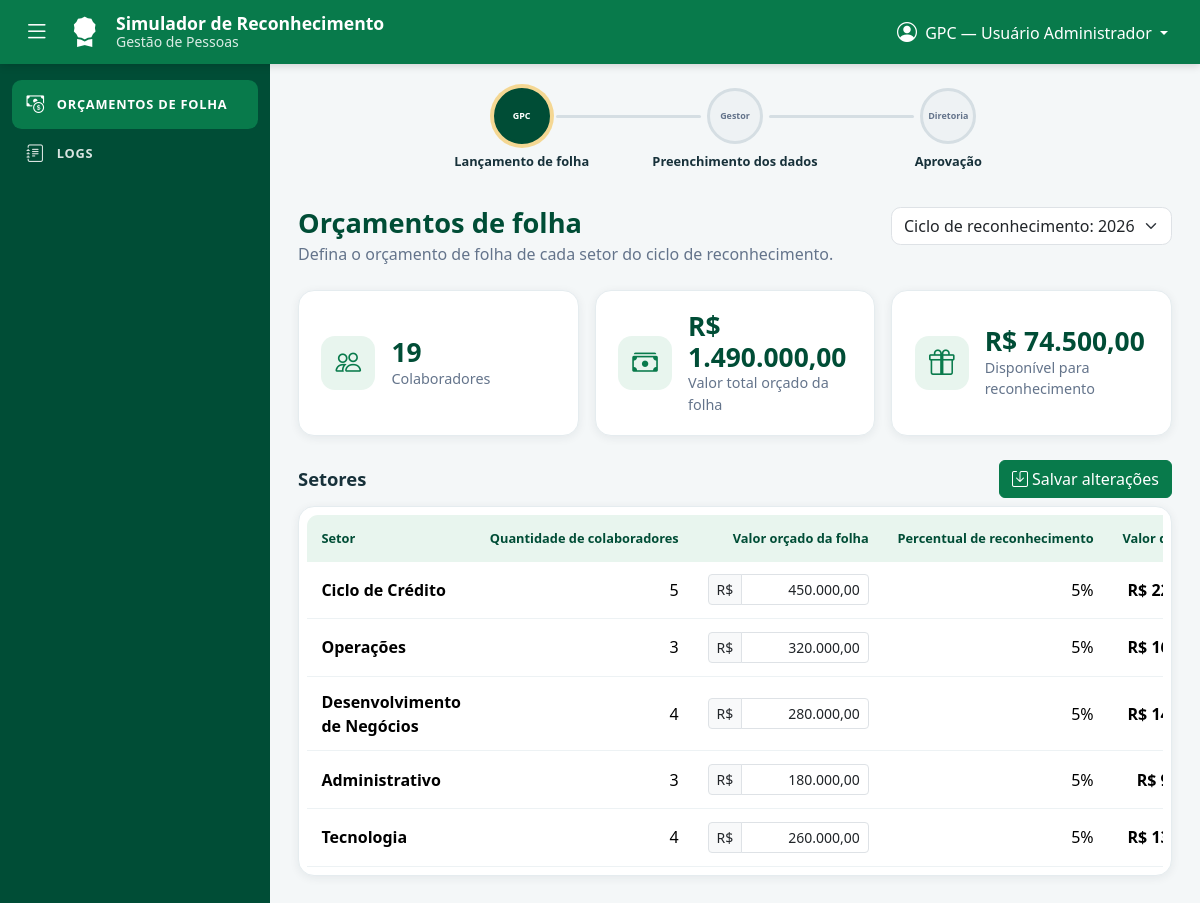
The page /orcamentos on the database its author committed.
### tables this page shows
CREATE TABLE setores (
    id          INTEGER PRIMARY KEY,
    nome        TEXT NOT NULL UNIQUE,
    gerente     TEXT NOT NULL,
    email       TEXT NOT NULL,
    orcamento   REAL NOT NULL CHECK (orcamento >= 0),
    percentual  REAL NOT NULL CHECK (percentual >= 0 AND percentual <= 1),
    status      TEXT NOT NULL DEFAULT 'nao_iniciado'
);

### app.py (the view)
@app.route("/orcamentos")
@exige("gpc")
def orcamentos():
    return render_template("home.html", setores=db.listar_setores(), totais=db.totais(),
                           timeline=linha_do_tempo("gpc"))

### app.py (called while the page is built, shortened)
def brl(v):
    if v is None:
        return "—"
    s = f"{v:,.2f}".replace(",", "X").replace(".", ",").replace("X", ".")
    return f"R$ {s}"

def num_br(v):
    if v is None:
        return ""
    return f"{v:,.2f}".replace(",", "X").replace(".", ",").replace("X", ".")

def pct_num(v):
    if v is None:
        return ""
    n = round(v * 100, 2)
    return str(int(n)) if n == int(n) else f"{n:.2f}".rstrip("0").replace(".", ",")

def pct(v):
    return f"{pct_num(v)}%" if v is not None else "—"

@app.context_processor
def contexto_global():
    ativo = request.view_args.get("setor_id") if request.endpoint == "setor" else None
    perfil = perfil_atual()
    return {"setores_menu": db.listar_setores_menu(), "setor_ativo_id": ativo,
            "STATUS": db.STATUS, "CICLO": db.CICLO,
            "perfil": perfil, "PERFIS": PERFIS, "perfil_label": PERFIS[perfil]}

def perfil_atual():
    p = session.get("perfil", "gpc")
    return p if p in PERFIS else "gpc"

def exige(perfil_necessario):
    def deco(f):
        @wraps(f)
        def wrapper(*args, **kwargs):
            return f(*args, **kwargs)
        return wrapper
    return deco

def linha_do_tempo(etapa):
    atual = {"gpc": 0, "gestor": 1, "diretoria": 2}[etapa]
    return [{"nome": n, "descricao": d,
             "estado": "done" if i < atual else ("current" if i == atual else "pending")}
            for i, (n, d) in enumerate(PASSOS_TIMELINE)]

### database.py (called while the page is built)
def get_conn():
    os.makedirs(DATA_DIR, exist_ok=True)
    conn = sqlite3.connect(DB_PATH)
    conn.row_factory = sqlite3.Row
    conn.execute("PRAGMA foreign_keys = ON")
    return conn

def _setor_dict(row):
    d = dict(row)
    d["disponivel"] = round(d["orcamento"] * d["percentual"], 2)
    d["status_label"] = STATUS.get(d["status"], d["status"])
    return d

def listar_setores_menu():
    with get_conn() as conn:
        return [dict(r) for r in conn.execute("SELECT id, nome FROM setores ORDER BY id")]

def listar_setores():
    with get_conn() as conn:
        rows = conn.execute(
            "SELECT s.*, "
            "(SELECT COUNT(*) FROM colaboradores c WHERE c.setor_id = s.id) AS qtd_colaboradores, "
            "(SELECT COALESCE(SUM(c.salario), 0) FROM colaboradores c WHERE c.setor_id = s.id) AS folha_salarial "
            "FROM setores s ORDER BY s.id"
        ).fetchall()
    return [_setor_dict(r) for r in rows]

### templates/home.html (shortened to what this page needs)
{% extends "base.html" %}
{% block content %}
<div class="page-head">
  <div>
    <h1>Orçamentos de folha</h1>
    <p class="text-muted-2">Defina o orçamento de folha de cada setor do ciclo de reconhecimento.</p>
  </div>
  <div>
    <select class="form-select cycle-select" aria-label="Ciclo de reconhecimento">
      <option selected>Ciclo de reconhecimento: {{ CICLO }}</option>
    </select>
  </div>
</div>
<div class="row g-3 mb-4">
  <div class="col-12 col-md-4">
    <div class="kpi-card">
      <div class="kpi-icon"><i class="bi bi-people"></i></div>
      <div><div class="kpi-value" id="kpiColab">{{ totais.colaboradores }}</div><div class="kpi-label">Colaboradores</div></div>
    </div>
  </div>
  <div class="col-12 col-md-4">
    <div class="kpi-card">
      <div class="kpi-icon"><i class="bi bi-cash-stack"></i></div>
      <div><div class="kpi-value" id="kpiFolha">{{ totais.folha|brl }}</div><div class="kpi-label">Valor total orçado da folha</div></div>
    </div>
  </div>
  <div class="col-12 col-md-4">
    <div class="kpi-card">
      <div class="kpi-icon"><i class="bi bi-gift"></i></div>
      <div><div class="kpi-value" id="kpiDisp">{{ totais.disponivel|brl }}</div><div class="kpi-label">Disponível para reconhecimento</div></div>
    </div>
  </div>
</div>
<div class="d-flex flex-wrap justify-content-between align-items-center gap-2 mb-2">
  <h2 class="section-title mb-0">Setores</h2>
  <button class="btn btn-sicredi" id="btnSalvarHome" type="button"><i class="bi bi-save me-1"></i>Salvar alterações</button>
</div>
<form id="formHome" novalidate autocomplete="off" data-url="{{ url_for('api_home_parametros') }}">
<div class="card-box">
  <div class="table-responsive">
    <table class="table align-middle mb-0 tabela" style="min-width: 860px">
      <thead>
        <tr>
          <th>Setor</th>
          <th class="text-end">Quantidade de colaboradores</th>
          <th class="text-end">Valor orçado da folha</th>
          <th class="text-end">Percentual de reconhecimento</th>
          <th class="text-end">Valor disponível</th>
        </tr>
      </thead>
      <tbody>
        {% for s in setores %}
        <tr data-setor-id="{{ s.id }}">
          <td class="fw-semibold">{{ s.nome }}</td>
          <td class="text-end">{{ s.qtd_colaboradores }}</td>
          <td style="min-width:190px">
            <div class="input-group input-group-sm">
              <span class="input-group-text">R$</span>
              <input type="text" inputmode="decimal" class="form-control text-end" data-key="orcamento-{{ s.id }}"
                     value="{{ s.orcamento|num_br }}" aria-label="Valor orçado da folha de {{ s.nome }}">
            </div>
          </td>
          <td class="text-end">{{ s.percentual|pct }}</td>
          <td class="text-end fw-semibold" id="disp-{{ s.id }}">{{ s.disponivel|brl }}</td>
        </tr>
        {% endfor %}
      </tbody>
    </table>
  </div>
</div>
</form>
{% endblock %}

### static/css/style.css (style rules this page uses)
:root { --verde-escuro: #004D36; --verde: #087A4B; --verde-claro: #E8F5EE; --fundo: #F4F7F8; --texto: #17313A; --texto-2: #64748B; --amarelo: #F5C451; --vermelho: #DC3545; --header-h: 64px; --side-w: 270px; }
body { background: var(--fundo); color: var(--texto); font-family: "Segoe UI", system-ui, -apple-system, Roboto, sans-serif; }
.text-muted-2 { color: var(--texto-2); }
.page-head { display: flex; flex-wrap: wrap; gap: 1rem; justify-content: space-between; align-items: flex-start; margin-bottom: 1.5rem; }
.page-head h1 { font-size: 1.7rem; font-weight: 700; color: var(--verde-escuro); margin: 0 0 .15rem; }
.page-head p { margin: 0; }
.section-title { font-size: 1.15rem; font-weight: 700; margin-bottom: .75rem; }
.cycle-select { min-width: 270px; border-radius: .6rem; }
.card-box, .kpi-card { background: #fff; border-radius: 1rem; box-shadow: 0 2px 10px rgba(23,49,58,.07); border: 1px solid #E5ECEF; }
.card-box { padding: .5rem; }
.kpi-card { display: flex; align-items: center; gap: 1rem; padding: 1.25rem 1.4rem; height: 100%; }
.kpi-icon { width: 54px; height: 54px; border-radius: 14px; background: var(--verde-claro); color: var(--verde); display: grid; place-items: center; font-size: 1.6rem; flex: none; }
.kpi-value { font-size: 1.65rem; font-weight: 700; line-height: 1.15; color: var(--verde-escuro); }
.kpi-label { color: var(--texto-2); font-size: .9rem; }
.tabela thead th { background: var(--verde-claro); color: var(--verde-escuro); font-size: .8rem; font-weight: 700; border-bottom: 0; padding: .85rem .9rem; white-space: nowrap; }
.tabela thead th:first-child { border-top-left-radius: .7rem; }
.tabela tbody td { padding: .8rem .9rem; border-color: #EDF2F4; }
.btn-sicredi { background: var(--verde); border-color: var(--verde); color: #fff; }

### rows shown on the page
setores: nome "Ciclo de Crédito", qtd_colaboradores "5", orcamento|num_br "450.000,00", percentual|pct "5%", disponivel|brl "R$…"
setores: nome "Operações", qtd_colaboradores "3", orcamento|num_br "320.000,00", percentual|pct "5%", disponivel|brl "R$…"
setores: nome "Desenvolvimento de Negócios", qtd_colaboradores "4", orcamento|num_br "280.000,00", percentual|pct "5%", disponivel|brl "R$…"
setores: nome "Administrativo", qtd_colaboradores "3", orcamento|num_br "180.000,00", percentual|pct "5%", disponivel|brl "R$…"
setores: nome "Tecnologia", qtd_colaboradores "4", orcamento|num_br "260.000,00", percentual|pct "5%", disponivel|brl "R$…"

### other values the page prints
{{ perfil_label }} "GPC — Usuário Administrador"
{{ p.nome }} "GPC" "Gestor" "Diretoria"
{{ p.descricao }} "Lançamento de folha" "Preenchimento dos dados" "Aprovação"
{{ totais.colaboradores }} "19"
{{ totais.folha|brl }} "R$ 1.490.000,00"
{{ totais.disponivel|brl }} "R$ 74.500,00"
